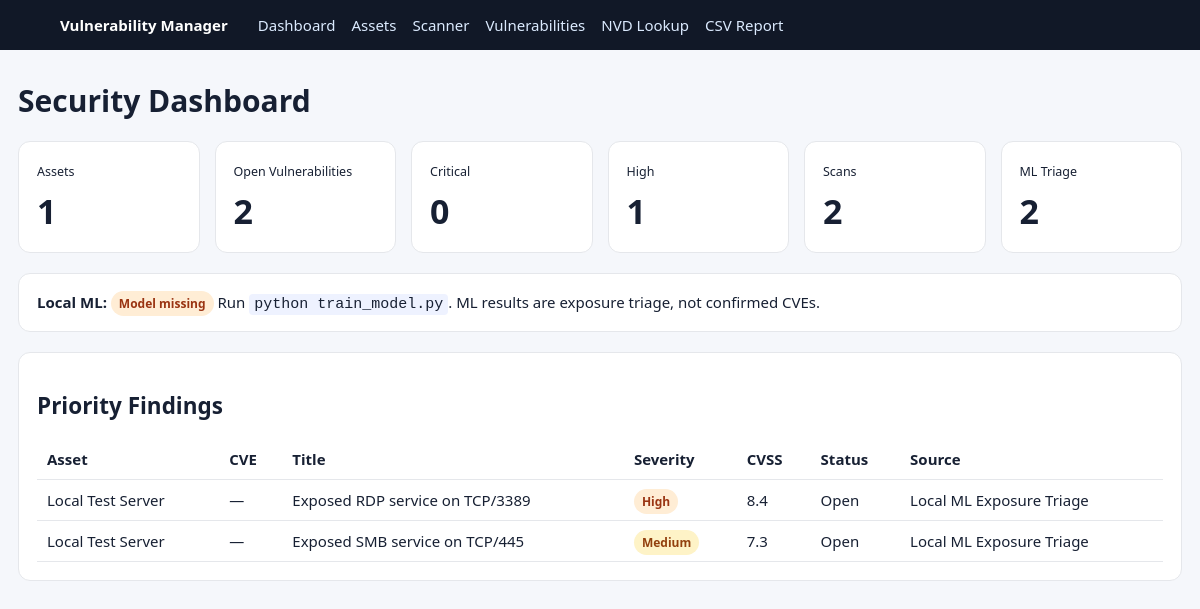
The page / on the database its author committed.
### tables this page shows
CREATE TABLE vulnerabilities(
      id INTEGER PRIMARY KEY AUTOINCREMENT,asset_id INTEGER,cve TEXT,title TEXT NOT NULL,
      description TEXT,severity TEXT,cvss REAL DEFAULT 0,kev INTEGER DEFAULT 0,
      status TEXT DEFAULT 'Open',due_date TEXT,assigned_to TEXT,remediation TEXT,notes TEXT,
      source TEXT,created_at TEXT,updated_at TEXT,
      FOREIGN KEY(asset_id) REFERENCES assets(id) ON DELETE SET NULL);

CREATE TABLE assets(
      id INTEGER PRIMARY KEY AUTOINCREMENT,name TEXT NOT NULL,address TEXT NOT NULL,
      owner TEXT,environment TEXT DEFAULT 'Production',notes TEXT,created_at TEXT NOT NULL);

### app.py (the view)
@app.route('/')
def dashboard():
    qs={'assets':'SELECT COUNT(*) c FROM assets','vulns':"SELECT COUNT(*) c FROM vulnerabilities WHERE status NOT IN ('Resolved','False Positive')",'critical':"SELECT COUNT(*) c FROM vulnerabilities WHERE severity='Critical' AND status NOT IN ('Resolved','False Positive')",'high':"SELECT COUNT(*) c FROM vulnerabilities WHERE severity='High' AND status NOT IN ('Resolved','False Positive')",'scans':'SELECT COUNT(*) c FROM scans','ml_findings':"SELECT COUNT(*) c FROM vulnerabilities WHERE source='Local ML Exposure Triage' AND status NOT IN ('Resolved','False Positive')"}
    stats={k:query_db(q)[0]['c'] for k,q in qs.items()}
    recent=query_db("SELECT v.*,a.name asset_name,a.address FROM vulnerabilities v LEFT JOIN assets a ON a.id=v.asset_id ORDER BY CASE v.severity WHEN 'Critical' THEN 1 WHEN 'High' THEN 2 WHEN 'Medium' THEN 3 WHEN 'Low' THEN 4 ELSE 5 END,v.id DESC LIMIT 10")
    return render_template('dashboard.html',stats=stats,recent=recent,model_available=load_model() is not None)

### app.py (called while the page is built)
@app.context_processor
def ctx(): return {'now':datetime.now(timezone.utc).strftime('%Y-%m-%d %H:%M UTC')}

@app.after_request
def add_api_headers(response):
    origin=request.headers.get('Origin')
    allowed={x.strip() for x in os.getenv('VULNERABILITY_CORS_ORIGINS','http://localhost:5173,http://127.0.0.1:5173').split(',') if x.strip()}
    if origin in allowed:
        response.headers['Access-Control-Allow-Origin']=origin
        response.headers['Vary']='Origin'
        response.headers['Access-Control-Allow-Headers']='Content-Type, Authorization'
        response.headers['Access-Control-Allow-Methods']='GET, POST, PATCH, DELETE, OPTIONS'
    if request.path.startswith('/api/'):
        response.headers['Cache-Control']='no-store'
    return response

### database.py (called while the page is built)
def get_db():
    c=sqlite3.connect(DB_PATH, timeout=10)
    c.row_factory=sqlite3.Row
    c.execute("PRAGMA foreign_keys=ON")
    return c

def query_db(sql,args=()):
    c=get_db()
    try: return c.execute(sql,args).fetchall()
    finally: c.close()

### ml_model.py (called while the page is built)
def load_model():
    if not MODEL_PATH.exists():
        return None
    with MODEL_PATH.open("rb") as fh:
        return pickle.load(fh)

### templates/dashboard.html
{% extends 'base.html' %}{% block content %}
<h1>Security Dashboard</h1>
<div class="cards">
{% for k,label in [('assets','Assets'),('vulns','Open Vulnerabilities'),('critical','Critical'),('high','High'),('scans','Scans'),('ml_findings','ML Triage')]%}<div class="card"><small>{{label}}</small><strong>{{stats[k]}}</strong></div>{% endfor %}
</div>
<div class="panel"><b>Local ML:</b> {% if model_available %}<span class="ok">Loaded and ready</span>{% else %}<span class="badge high">Model missing</span> Run <code>python train_model.py</code>{% endif %}. ML results are exposure triage, not confirmed CVEs.</div>
<section class="panel"><h2>Priority Findings</h2><table><tr><th>Asset</th><th>CVE</th><th>Title</th><th>Severity</th><th>CVSS</th><th>Status</th><th>Source</th></tr>
{% for v in recent %}<tr><td>{{v.asset_name or 'Unassigned'}}</td><td>{{v.cve or '—'}}</td><td>{{v.title}}</td><td><span class="badge {{v.severity|lower}}">{{v.severity}}</span></td><td>{{v.cvss}}</td><td>{{v.status}}</td><td>{{v.source}}</td></tr>
{% else %}<tr><td colspan="7">No vulnerability records yet.</td></tr>{% endfor %}</table></section>{% endblock %}

### static/css/style.css (style rules this page uses)
* { box-sizing:border-box }
body { margin:0;font:15px Segoe UI,Arial;background:#f5f7fb;color:#172033 }
.cards { display:grid;grid-template-columns:repeat(auto-fit,minmax(170px,1fr));gap:15px }
.card,.panel { background:#fff;border:1px solid #e5e7eb;border-radius:12px;padding:18px;margin-bottom:20px }
.card strong { display:block;font-size:34px;margin-top:8px }
table { width:100%;border-collapse:collapse }
th,td { padding:10px;border-bottom:1px solid #e5e7eb;text-align:left;vertical-align:top }
.badge { padding:4px 8px;border-radius:999px;font-size:12px;font-weight:700 }
.high { background:#ffedd5;color:#9a3412 }
.medium { background:#fef3c7;color:#92400e }
code { background:#eef2ff;padding:2px 5px;border-radius:4px }

### rows shown on the page
vulnerabilities: name "Local Test Server", cve "—", title "Exposed RDP service on TCP/3389", severity "High", cvss "8.4", status "Open", source "Local ML Exposure Triage"
vulnerabilities: name "Local Test Server", cve "—", title "Exposed SMB service on TCP/445", severity "Medium", cvss "7.3", status "Open", source "Local ML Exposure Triage"

### other values the page prints
{{ label }} "Assets" "Open Vulnerabilities" "Critical" "High" "Scans" "ML Triage"
{{ stats[k] }} "1" "2" "0" "1" "2" "2"
